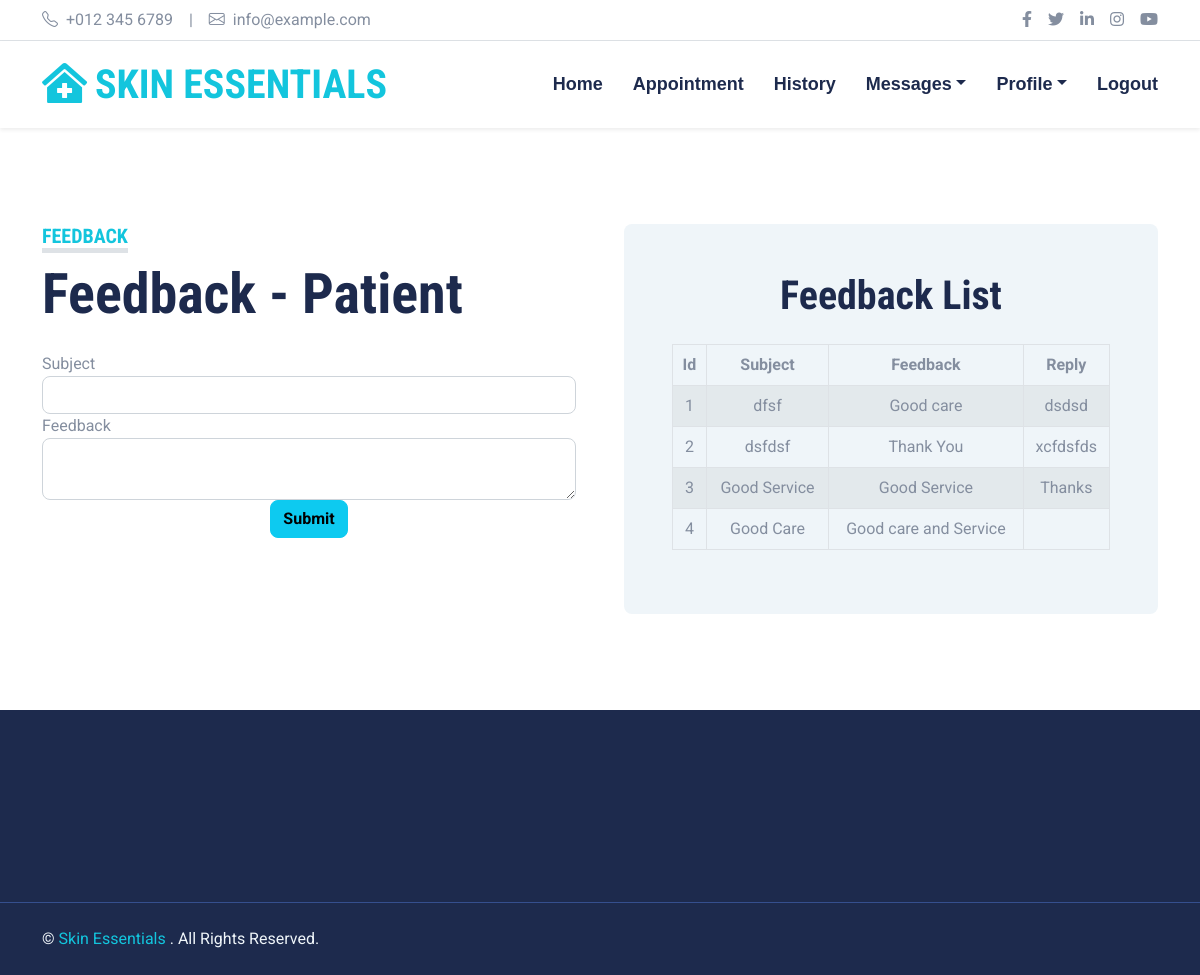
The page /Patient/feedback.php (signed in) on the database its author committed.
### tables this page shows
CREATE TABLE `tbl_feedback` (
  `feedback_id` int(11) NOT NULL,
  `feedback` varchar(150) NOT NULL,
  `user_login_id` int(11) NOT NULL,
  `reply` varchar(50) NOT NULL,
  `feedback_subject` varchar(50) NOT NULL
);

### Patient/feedback.php (the view, shortened to what this page needs)
<?php include("header.php") ?>
<div class="container-fluid py-5">
<div class="container">
<div class="row gx-5">
<div class="col-lg-6 mb-5 mb-lg-0">
<div class="mb-4">
<h5 class="d-inline-block text-primary text-uppercase border-bottom border-5">Feedback</h5>
<h1 class="display-4">Feedback - Patient</h1>
</div>
      <form method="post" action="save_feedback.php" method="post" id="myform" enctype="multipart/form-data">
        <div class="form-group">
            <label> Subject</label>
            <input name="subject" type="text" class="form-control">
       </div>
       <div class="form-group">
             <label>Feedback</label>
           <textarea name="feedback"  class="form-control"></textarea>
      </div>
  <div class="col-sm-12"  style="text-align: center;"><div>
    <input type="submit" value="Submit" name="submit" class="btn btn-info">
</div></div>
</form>
</div>
<div class="col-lg-6">
<div class="bg-light text-center rounded p-5">
<h1 class="mb-4">Feedback List</h1>
<?php
              include("../db.php");
           $logid=$_SESSION["patient"]["login_id"];
                                                $qt=  mysqli_query($con,"select * from tbl_feedback where user_login_id=".$logid) ;
                                                $n=mysqli_num_rows($qt);
         if($n>0)
         {
            $count=1;
            ?>
                    <table class="table table-striped table-bordered">
                        <thead><th>Id</th><th>Subject</th><th>Feedback</th><th>Reply</th></thead>
                     <?php while($row=mysqli_fetch_array($qt))
                     {
                     ?>
                          <tr>
                            <td><?php echo $count ?></td>
                                <td><?php echo $row["feedback_subject"] ?></td>
                                <td><?php echo $row["feedback"] ?></td>
                                <td><?php echo $row["reply"] ?></td>
                            </tr>
                      <?php
                    $count++;
                    } ?>
                      </table>
               <?php
               }
               else{
               ?>
                      <div class="alert alert-success"> No List Available</div>
                 <?php   } ?>
</div>
</div>
					</div></div></div>
          <?php include("footer.php") ?>

### assets/assets/css/style.css (style rules this page uses)
:root { --primary: #13C5DD; --secondary: #354F8E; --light: #EFF5F9; --dark: #1D2A4D; }
.btn { font-weight: 700; transition: .5s; }

### rows shown on the page
tbl_feedback: feedback_subject "dfsf", feedback "Good care", reply "dsdsd"
tbl_feedback: feedback_subject "dsfdsf", feedback "Thank You", reply "xcfdsfds"
tbl_feedback: feedback_subject "Good Service", feedback "Good Service", reply "Thanks"
tbl_feedback: feedback_subject "Good Care", feedback "Good care and Service"
